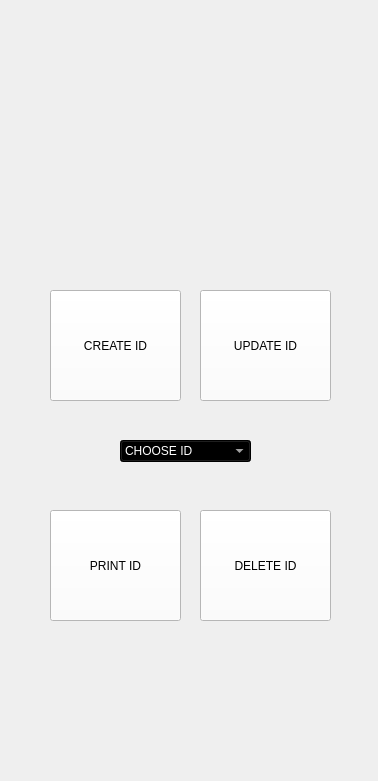
<?xml version="1.0" encoding="UTF-8"?>
<ui version="4.0">
 <class>Form</class>
 <widget class="QWidget" name="Form">
  <property name="geometry">
   <rect>
    <x>0</x>
    <y>0</y>
    <width>378</width>
    <height>781</height>
   </rect>
  </property>
  <property name="windowTitle">
   <string>Form</string>
  </property>
  <widget class="QPushButton" name="CREATEID">
   <property name="geometry">
    <rect>
     <x>50</x>
     <y>290</y>
     <width>131</width>
     <height>111</height>
    </rect>
   </property>
   <property name="styleSheet">
    <string notr="true">font: 22pt &quot;Bebas&quot;;
background-color: rgb(255, 255, 255);</string>
   </property>
   <property name="text">
    <string>CREATE ID</string>
   </property>
  </widget>
  <widget class="QPushButton" name="DELETEID">
   <property name="geometry">
    <rect>
     <x>200</x>
     <y>510</y>
     <width>131</width>
     <height>111</height>
    </rect>
   </property>
   <property name="styleSheet">
    <string notr="true">font: 22pt &quot;Bebas&quot;;
background-color: rgb(255, 255, 255);</string>
   </property>
   <property name="text">
    <string>DELETE ID</string>
   </property>
  </widget>
  <widget class="QComboBox" name="DELETEcomboBox">
   <property name="geometry">
    <rect>
     <x>120</x>
     <y>440</y>
     <width>131</width>
     <height>22</height>
    </rect>
   </property>
   <property name="styleSheet">
    <string notr="true">font: 12pt &quot;Bahnschrift Condensed&quot;;
color: white;
background-color: rgb(0, 0, 0);</string>
   </property>
   <item>
    <property name="text">
     <string>CHOOSE ID</string>
    </property>
   </item>
  </widget>
  <widget class="QLabel" name="label">
   <property name="geometry">
    <rect>
     <x>0</x>
     <y>0</y>
     <width>371</width>
     <height>701</height>
    </rect>
   </property>
   <property name="styleSheet">
    <string notr="true">background-image:url(:/IMAGE/2.png);</string>
   </property>
   <property name="text">
    <string/>
   </property>
  </widget>
  <widget class="QPushButton" name="PRINTID">
   <property name="geometry">
    <rect>
     <x>50</x>
     <y>510</y>
     <width>131</width>
     <height>111</height>
    </rect>
   </property>
   <property name="styleSheet">
    <string notr="true">font: 22pt &quot;Bebas&quot;;
background-color: rgb(255, 255, 255);</string>
   </property>
   <property name="text">
    <string>PRINT ID</string>
   </property>
  </widget>
  <widget class="QPushButton" name="UPDATEID">
   <property name="geometry">
    <rect>
     <x>200</x>
     <y>290</y>
     <width>131</width>
     <height>111</height>
    </rect>
   </property>
   <property name="styleSheet">
    <string notr="true">font: 22pt &quot;Bebas&quot;;
background-color: rgb(255, 255, 255);</string>
   </property>
   <property name="text">
    <string>UPDATE ID</string>
   </property>
  </widget>
  <zorder>label</zorder>
  <zorder>CREATEID</zorder>
  <zorder>DELETEID</zorder>
  <zorder>DELETEcomboBox</zorder>
  <zorder>PRINTID</zorder>
  <zorder>UPDATEID</zorder>
 </widget>
 <resources>
  <include location="IMAGES.qrc"/>
 </resources>
 <connections/>
</ui>
